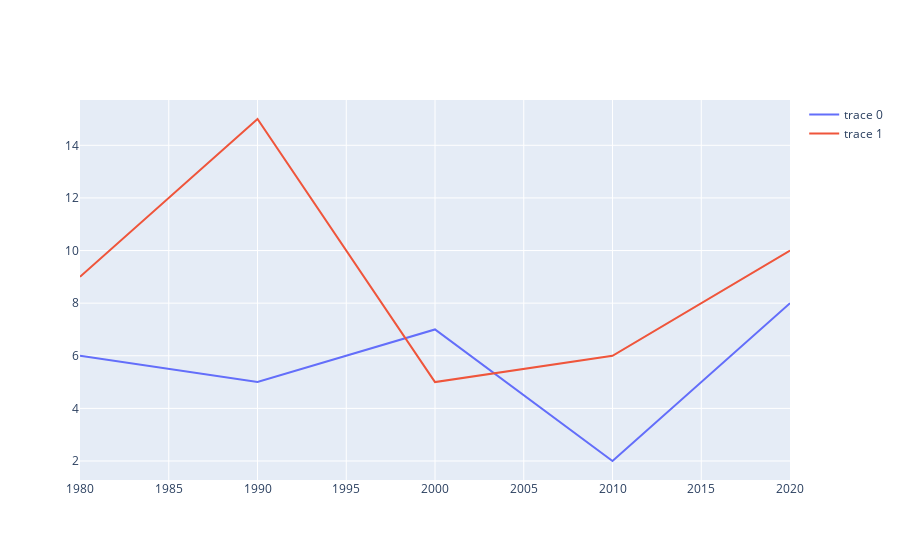

Here is the notebook cell this chart was saved with:
### Markdown cell above
# Line chart

### Code cell
# define some variables
x_values=[1980, 1990, 2000, 2010, 2020]
y1_values=[6, 5, 7, 2, 8]
y2_values=[9, 15, 5, 6, 10]

# create the data trace
trace1 =go.Scatter(x=x_values,
                  y=y1_values,
                  mode = 'lines')
trace2 =go.Scatter(x=x_values,
                  y=y2_values,
                  mode = 'lines')

# combine into a figure
fig = go.Figure([trace1, trace2])
fig

### Figure 1 — Plotly figure (JSON) as saved in the notebook; plotly's stock layout.template omitted (floating-point values rounded to 4 significant figures)
{"data": [{"mode": "lines", "type": "scatter", "x": [1980, 1990, 2000, 2010, 2020], "y": [6, 5, 7, 2, 8]}, {"mode": "lines", "type": "scatter", "x": [1980, 1990, 2000, 2010, 2020], "y": [9, 15, 5, 6, 10]}], "layout": {"autosize": true, "xaxis": {"autorange": true, "range": [1980, 2020], "type": "linear"}, "yaxis": {"autorange": true, "range": [1.278, 15.72], "type": "linear"}}}
